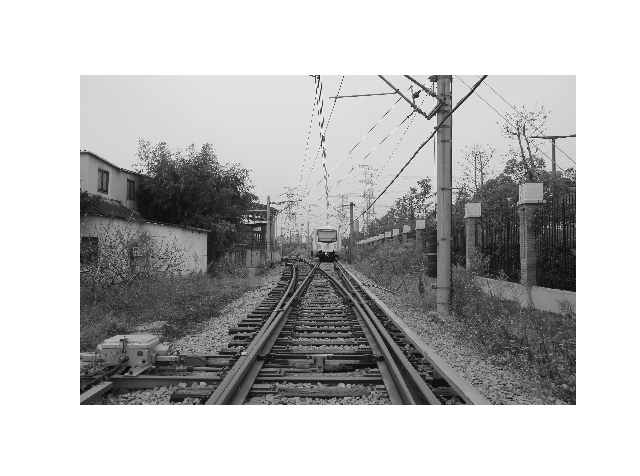
#> input picture paper/gray2.png, 640 x 476 px
$ python histogram.py
#> lines starting #> are read from the running program, lines starting #| are printed output that depends on the picture
#!/usr/bin/env python
# coding: utf-8
import cv2 as cv
import matplotlib.pyplot as plt


# 图片路径
# （应避免有中文）
image_path = r'gray2.png'


# 读取图片
# 类型：numpy.ndarray
image = cv.imread(image_path)
#> image is the input picture: shape (476, 640, 3); min 7, max 255, mean 185.4

# 显示原图
# cv.namedWindow('cat', cv.WINDOW_NORMAL)
# cv.resizeWindow('cat', 200, 200)
# cv.imshow('cat', image)
# cv.waitKey(0)

# 使用 ravel 拉直图像
# ravel：将多维矩阵降为一维矩阵
image_ravel = image.ravel()

# 显示灰度直方图
# plt.hist(image_ravel, 256, [0, 256])
plt.hist(image_ravel)

plt.show()
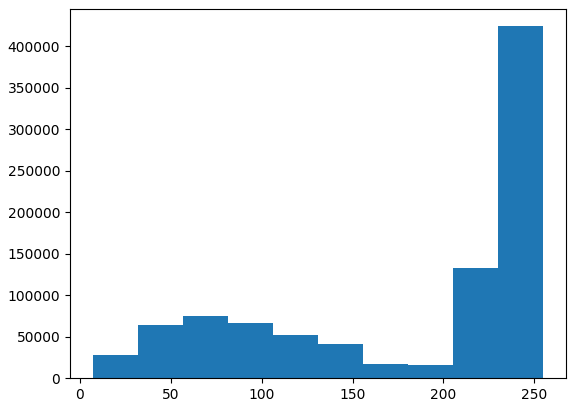
#> figure drawn by matplotlib, 1 panel; tallest bar 424026 high, from x = 230.2 to 255

color = ['blue', 'green', 'red']
for i, color_sub in enumerate(color):
    # 要计算的图
    # 要计算的维度
    # 要计算的区域ROI，计算整图则为None
    # 子区段数目
    # 要计算的像素范围
    hist = cv.calcHist([image], [i], None, [256], [0, 256])
    plt.plot(hist, color=color_sub)
    plt.xlim([0, 256])
plt.show()
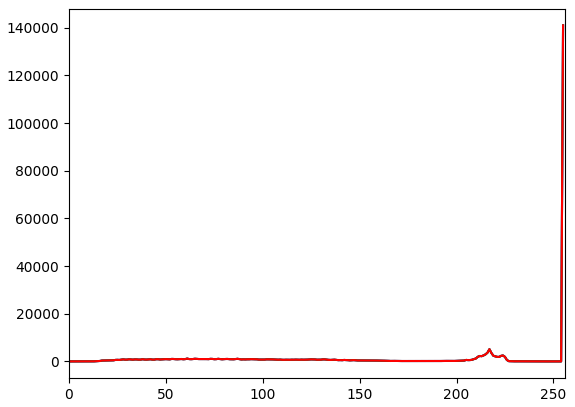
#> figure drawn by matplotlib, 1 panel; curve peaks at x = 255, y = 140960; curve peaks at x = 255, y = 140960; curve peaks at x = 255, y = 140960
